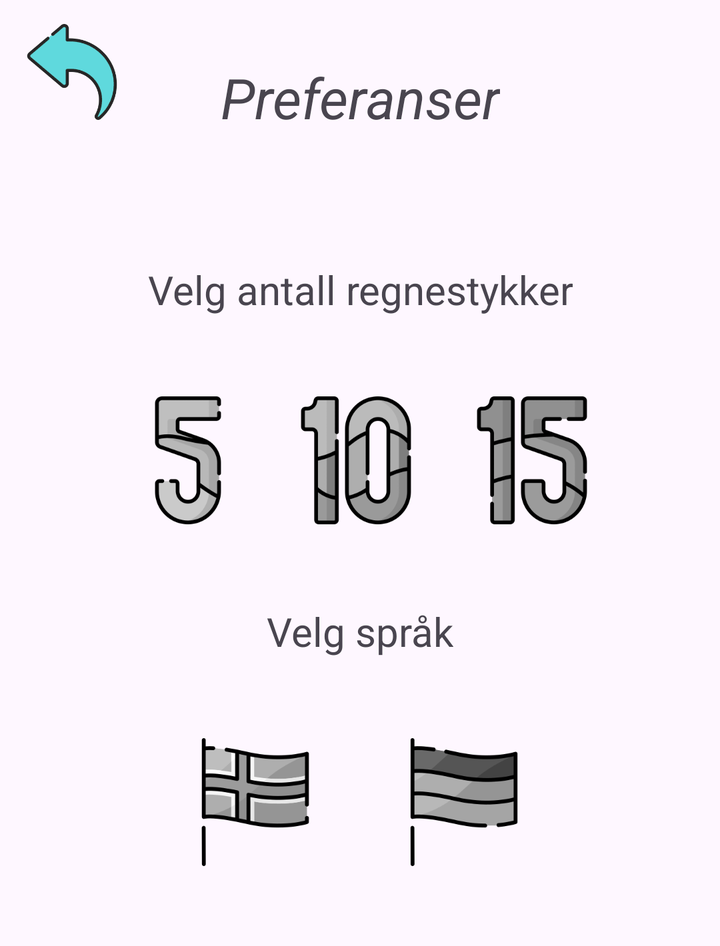
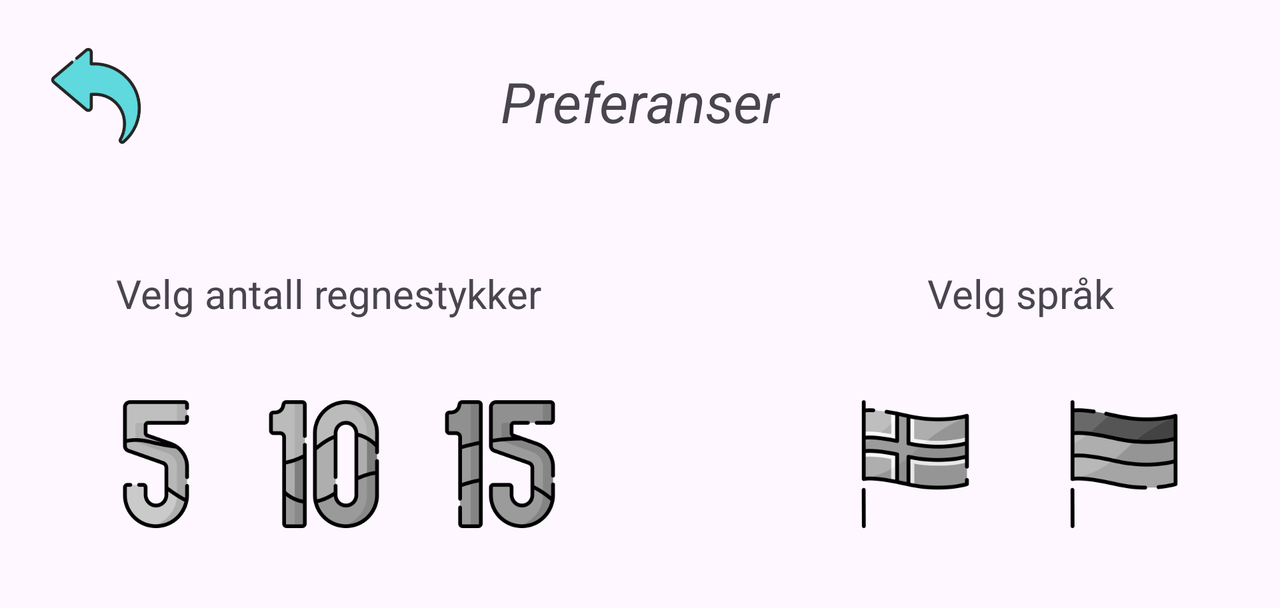

An Android layout and its configuration variant, each rendered on a device that would load it. The default file and the variant file are quoted in full after the pictures.
<!-- AndroidManifest.xml: application theme Theme.MattespillForBarn -->
<!-- res/layout/activity_preferanser.xml -->
<?xml version="1.0" encoding="utf-8"?>
<ScrollView xmlns:android="http://schemas.android.com/apk/res/android"
    android:layout_width="match_parent"
    android:layout_height="wrap_content"
    xmlns:app="http://schemas.android.com/apk/res-auto"
    xmlns:android.support="http://schemas.android.com/tools"
    android:orientation="vertical">

    <androidx.constraintlayout.widget.ConstraintLayout
        android:layout_width="match_parent"
        android:layout_height="wrap_content">


        <ImageButton
            android:id="@+id/PreferanserKnappTilbake"
            android:contentDescription="@string/til_hovedmenyen"
            android:src="@drawable/back_arrow_tealish"
            android:layout_marginTop="@dimen/MarginSmaller"
            android:layout_marginStart="@dimen/MarginSmaller"
            android:scaleType="fitXY"
            android:background="?attr/selectableItemBackgroundBorderless"
            android:layout_width="48dp"
            android:layout_height="48dp"
            app:layout_constraintTop_toTopOf="parent"
            app:layout_constraintStart_toStartOf="parent"
            />

        <LinearLayout
            android:layout_width="match_parent"
            android:layout_height="wrap_content"
            android:paddingBottom="@dimen/MarginTopItem"
            android:orientation="vertical"
            app:layout_constraintTop_toTopOf="parent"
            app:layout_constraintStart_toStartOf="parent"
            app:layout_constraintEnd_toEndOf="parent"
            >

            <TextView
                android:id="@+id/innstillinger"
                android:layout_width="wrap_content"
                android:layout_height="wrap_content"
                android:layout_gravity="center"
                android:textAlignment="center"
                android:layout_marginTop="30dp"
                android:textStyle="italic"
                android:textSize="@dimen/TextSize28"
                android:text="@string/innstillinger"
                />

            <TextView
                android:id="@+id/regnestykker"
                android:layout_width="wrap_content"
                android:layout_height="wrap_content"
                android:layout_marginTop="@dimen/Margin64"
                android:textSize="20sp"
                android:layout_gravity="center"
                android:textAlignment="center"
                android:text="@string/regnestykker"
                />

            <LinearLayout
                android:layout_width="wrap_content"
                android:layout_height="wrap_content"
                android:orientation="horizontal"
                android:layout_gravity="center"
                android:layout_marginTop="@dimen/MarginTopItem"
                >

                <ImageButton
                    android:id="@+id/tall5"
                    android:contentDescription="@string/tall5"
                    android:layout_width="@dimen/ImageSize80"
                    android:layout_height="@dimen/ImageSize80"
                    android:scaleType="fitXY"
                    android:background="?attr/selectableItemBackgroundBorderless"
                    android:padding="@dimen/Margin8"
                    android:layout_marginEnd="4dp"
                    android:src="@drawable/colorful_five_inactive"
                    />
                <ImageButton
                    android:id="@+id/tall10"
                    android:contentDescription="@string/tall10"
                    android:layout_width="@dimen/ImageSize80"
                    android:layout_height="@dimen/ImageSize80"
                    android:scaleType="fitXY"
                    android:background="?attr/selectableItemBackgroundBorderless"
                    android:padding="@dimen/Margin8"
                    android:src="@drawable/colorful_ten_inactive"
                    />

                <ImageButton
                    android:id="@+id/tall15"
                    android:contentDescription="@string/tall15"
                    android:layout_width="@dimen/ImageSize80"
                    android:layout_height="@dimen/ImageSize80"
                    android:scaleType="fitXY"
                    android:background="?attr/selectableItemBackgroundBorderless"
                    android:padding="@dimen/Margin8"
                    android:layout_marginStart="@dimen/Margin8"
                    android:src="@drawable/colorful_fifteen_inactive"
                    />

            </LinearLayout>

            <LinearLayout
                android:layout_width="wrap_content"
                android:layout_height="wrap_content"
                android:layout_marginTop="@dimen/Margin32"
                android:orientation="horizontal"
                android:layout_gravity="center"
                >
                <TextView
                    android:id="@+id/velgSpraak"
                    android:layout_width="wrap_content"
                    android:layout_height="wrap_content"
                    android:textSize="20sp"
                    android:text="@string/velgSpraak"
                    />
            </LinearLayout>

            <LinearLayout
                android:layout_width="wrap_content"
                android:layout_height="wrap_content"
                android:orientation="horizontal"
                android:layout_gravity="center"
                android:layout_marginTop="@dimen/MarginTopItem"
                >
                <ImageButton
                    android:id="@+id/no"
                    android:contentDescription="@string/norsk"
                    android:layout_width="@dimen/ButtonSizeLarger"
                    android:layout_height="@dimen/ButtonSizeLarger"
                    android:scaleType="fitXY"
                    android:background="?attr/selectableItemBackgroundBorderless"
                    android:padding="@dimen/PaddingXSmall"
                    android:src="@drawable/norway_flag_cute_inactive"
                    android:layout_marginEnd="@dimen/Margin12"
                    />
                <ImageButton
                    android:id="@+id/de"
                    android:contentDescription="@string/tysk"
                    android:layout_width="@dimen/ButtonSizeLarger"
                    android:layout_height="@dimen/ButtonSizeLarger"
                    android:scaleType="fitXY"
                    android:background="?attr/selectableItemBackgroundBorderless"
                    android:padding="@dimen/PaddingXSmall"
                    android:src="@drawable/germany_flag_cute_inactive"
                    android:layout_marginStart="@dimen/Margin12"
                    />

            </LinearLayout>

        </LinearLayout>

    </androidx.constraintlayout.widget.ConstraintLayout>

</ScrollView>
<!-- resources referenced by this layout -->
<resources>
  <dimen name="ButtonSizeLarger">80dp</dimen>
  <dimen name="ImageSize80">80dp</dimen>
  <dimen name="Margin12">12dp</dimen>
  <dimen name="Margin32">32dp</dimen>
  <dimen name="Margin64">64dp</dimen>
  <dimen name="Margin8">8dp</dimen>
  <dimen name="MarginSmaller">12dp</dimen>
  <dimen name="MarginTopItem">32dp</dimen>
  <dimen name="PaddingXSmall">8dp</dimen>
  <dimen name="TextSize28">28sp</dimen>
  <!-- drawable back_arrow_tealish: png bitmap (drawable, 13186 bytes) -->
  <!-- drawable colorful_fifteen_inactive: png bitmap (drawable, 13819 bytes) -->
  <!-- drawable colorful_five_inactive: png bitmap (drawable, 11996 bytes) -->
  <!-- drawable colorful_ten_inactive: png bitmap (drawable, 14922 bytes) -->
  <!-- drawable germany_flag_cute_inactive: png bitmap (drawable, 10454 bytes) -->
  <!-- drawable norway_flag_cute_inactive: png bitmap (drawable, 11443 bytes) -->
  <string name="innstillinger">Preferanser</string>
  <string name="norsk">Norsk</string>
  <string name="regnestykker">Velg antall regnestykker</string>
  <string name="tall10">10</string>
  <string name="tall15">15</string>
  <string name="tall5">5</string>
  <string name="til_hovedmenyen">Til hovedmenyen</string>
  <string name="tysk">Tysk</string>
  <string name="velgSpraak">Velg språk</string>
  <style name="Theme.MattespillForBarn" parent="Base.Theme.MattespillForBarn" />
  <style name="Base.Theme.MattespillForBarn" parent="Theme.Material3.DayNight.NoActionBar">
          
          
      </style>
</resources>
<!-- res/layout-land/activity_preferanser.xml (the repository's variant of the layout above) -->
<!-- drawn on the phone turned sideways -->
<?xml version="1.0" encoding="utf-8"?>
<ScrollView xmlns:android="http://schemas.android.com/apk/res/android"
    android:layout_width="match_parent"
    android:layout_height="wrap_content"
    xmlns:app="http://schemas.android.com/apk/res-auto"
    xmlns:android.support="http://schemas.android.com/tools"
    android:orientation="vertical">

    <androidx.constraintlayout.widget.ConstraintLayout
        android:layout_width="match_parent"
        android:layout_height="wrap_content">

        <ImageButton
            android:id="@+id/PreferanserKnappTilbake"
            android:contentDescription="@string/til_hovedmenyen"
            android:src="@drawable/back_arrow_tealish"
            android:layout_marginTop="@dimen/Margin24"
            android:layout_marginStart="@dimen/Margin24"
            android:scaleType="fitXY"
            android:background="?attr/selectableItemBackgroundBorderless"
            android:layout_width="48dp"
            android:layout_height="48dp"
            app:layout_constraintTop_toTopOf="parent"
            app:layout_constraintStart_toStartOf="parent"
            />

        <TextView
            android:id="@+id/innstillinger"
            android:layout_width="wrap_content"
            android:layout_height="wrap_content"
            android:layout_gravity="center"
            android:textAlignment="center"
            android:layout_marginTop="@dimen/Margin32"
            app:layout_constraintTop_toTopOf="parent"
            app:layout_constraintStart_toStartOf="parent"
            app:layout_constraintEnd_toEndOf="parent"
            android:textStyle="italic"
            android:textSize="@dimen/TextSize28"
            android:text="@string/innstillinger"
            />

        <LinearLayout
            android:layout_width="wrap_content"
            android:layout_height="wrap_content"
            android:paddingBottom="@dimen/MarginTopItem"
            android:orientation="horizontal"
            app:layout_constraintTop_toBottomOf="@id/innstillinger"
            app:layout_constraintStart_toStartOf="parent"
            app:layout_constraintEnd_toEndOf="parent"
            >

            <LinearLayout
                android:id="@+id/linearVelgAntallRegnestykker"
                android:layout_width="wrap_content"
                android:layout_height="wrap_content"
                android:layout_marginTop="@dimen/Margin64"
                android:layout_marginEnd="@dimen/Margin64"
                android:paddingStart="@dimen/Margin32"
                android:orientation="vertical"
                >

                <TextView
                    android:id="@+id/regnestykker"
                    android:layout_width="match_parent"
                    android:layout_height="wrap_content"
                    android:textSize="20sp"
                    android:textAlignment="center"
                    android:text="@string/regnestykker"
                    />

                <LinearLayout
                    android:layout_width="wrap_content"
                    android:layout_height="wrap_content"
                    android:orientation="horizontal"
                    android:layout_gravity="center"
                    android:layout_marginTop="@dimen/MarginTopItem"
                    >

                    <ImageButton
                        android:id="@+id/tall5"
                        android:contentDescription="@string/tall5"
                        android:layout_width="@dimen/ImageSize80"
                        android:layout_height="@dimen/ImageSize80"
                        android:scaleType="fitXY"
                        android:background="?attr/selectableItemBackgroundBorderless"
                        android:padding="@dimen/Margin8"
                        android:layout_marginEnd="4dp"
                        android:src="@drawable/colorful_five_inactive"
                        />
                    <ImageButton
                        android:id="@+id/tall10"
                        android:contentDescription="@string/tall10"
                        android:layout_width="@dimen/ImageSize80"
                        android:layout_height="@dimen/ImageSize80"
                        android:scaleType="fitXY"
                        android:background="?attr/selectableItemBackgroundBorderless"
                        android:padding="@dimen/Margin8"
                        android:src="@drawable/colorful_ten_inactive"
                        />

                    <ImageButton
                        android:id="@+id/tall15"
                        android:contentDescription="@string/tall15"
                        android:layout_width="@dimen/ImageSize80"
                        android:layout_height="@dimen/ImageSize80"
                        android:scaleType="fitXY"
                        android:background="?attr/selectableItemBackgroundBorderless"
                        android:padding="@dimen/Margin8"
                        android:layout_marginStart="@dimen/Margin8"
                        android:src="@drawable/colorful_fifteen_inactive"
                        />

                </LinearLayout>

            </LinearLayout>

            <LinearLayout
                android:id="@+id/linearVelgSpraak"
                android:layout_width="wrap_content"
                android:layout_height="wrap_content"
                android:layout_marginTop="@dimen/Margin64"
                android:layout_marginStart="@dimen/Margin64"
                android:paddingEnd="@dimen/Margin32"
                android:orientation="vertical"
                >

                <TextView
                    android:id="@+id/velgSpraak"
                    android:layout_width="match_parent"
                    android:layout_height="wrap_content"
                    android:textSize="20sp"
                    android:textAlignment="center"
                    android:text="@string/velgSpraak"
                    />

                <LinearLayout
                    android:layout_width="wrap_content"
                    android:layout_height="wrap_content"
                    android:orientation="horizontal"
                    android:layout_gravity="center"
                    android:layout_marginTop="@dimen/MarginTopItem"
                    >
                    <ImageButton
                        android:id="@+id/no"
                        android:contentDescription="@string/norsk"
                        android:layout_width="@dimen/ImageSize80"
                        android:layout_height="@dimen/ImageSize80"
                        android:scaleType="fitXY"
                        android:background="?attr/selectableItemBackgroundBorderless"
                        android:padding="@dimen/PaddingXSmall"
                        android:src="@drawable/norway_flag_cute_inactive"
                        android:layout_marginEnd="@dimen/Margin12"
                        />
                    <ImageButton
                        android:id="@+id/de"
                        android:contentDescription="@string/tysk"
                        android:layout_width="@dimen/ImageSize80"
                        android:layout_height="@dimen/ImageSize80"
                        android:scaleType="fitXY"
                        android:background="?attr/selectableItemBackgroundBorderless"
                        android:padding="@dimen/PaddingXSmall"
                        android:src="@drawable/germany_flag_cute_inactive"
                        android:layout_marginStart="@dimen/Margin12"
                        />

                </LinearLayout>

            </LinearLayout>

        </LinearLayout>

    </androidx.constraintlayout.widget.ConstraintLayout>

</ScrollView>
<!-- resources referenced by the variant -->
<!-- as the phone turned sideways resolves them -->
<resources>
  <dimen name="ImageSize80">80dp</dimen>
  <dimen name="Margin12">12dp</dimen>
  <dimen name="Margin24">24dp</dimen>
  <dimen name="Margin32">32dp</dimen>
  <dimen name="Margin64">64dp</dimen>
  <dimen name="Margin8">8dp</dimen>
  <dimen name="MarginTopItem">32dp</dimen>
  <dimen name="PaddingXSmall">8dp</dimen>
  <dimen name="TextSize28">28sp</dimen>
  <!-- drawable back_arrow_tealish: png bitmap (drawable, 13186 bytes) -->
  <!-- drawable colorful_fifteen_inactive: png bitmap (drawable, 13819 bytes) -->
  <!-- drawable colorful_five_inactive: png bitmap (drawable, 11996 bytes) -->
  <!-- drawable colorful_ten_inactive: png bitmap (drawable, 14922 bytes) -->
  <!-- drawable germany_flag_cute_inactive: png bitmap (drawable, 10454 bytes) -->
  <!-- drawable norway_flag_cute_inactive: png bitmap (drawable, 11443 bytes) -->
  <string name="innstillinger">Preferanser</string>
  <string name="norsk">Norsk</string>
  <string name="regnestykker">Velg antall regnestykker</string>
  <string name="tall10">10</string>
  <string name="tall15">15</string>
  <string name="tall5">5</string>
  <string name="til_hovedmenyen">Til hovedmenyen</string>
  <string name="tysk">Tysk</string>
  <string name="velgSpraak">Velg språk</string>
  <style name="Theme.MattespillForBarn" parent="Base.Theme.MattespillForBarn" />
  <style name="Base.Theme.MattespillForBarn" parent="Theme.Material3.DayNight.NoActionBar">
          
          
      </style>
</resources>
